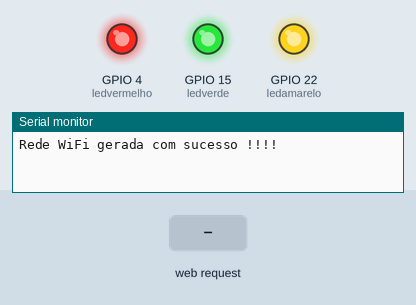
Recording of a sketch running on a simulated ESP32. On the bench: output pins drawn as LEDs (lit = HIGH), the last lines printed to the serial monitor. Inputs (shaded band) come from the test bench. Uploads are accepted with an empty reply.

Above: at 1.2 s.
1.3 s: HTTP request GET /?comando=pessoa_errada received
At 2.0 s:
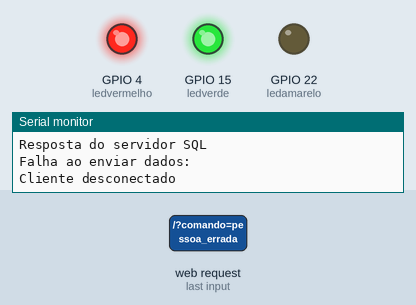
2.8 s: HTTP request GET /?comando=apagar_led received
At 3.1 s:
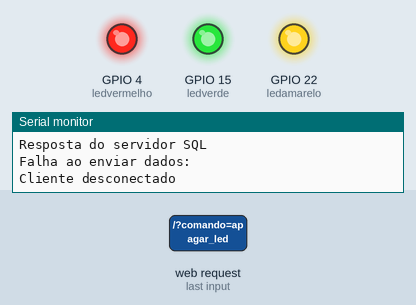
Timing chart, 0 to 5.8 s (numbered marks = the images above; inputs shaded):
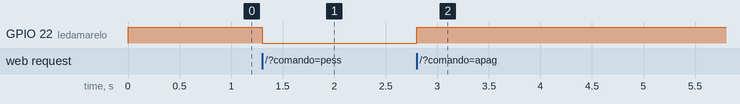

Measured:
- after the input at 1.3 s, GPIO 22 (ledamarelo): HIGH → LOW at once
- after the input at 2.8 s, GPIO 22 (ledamarelo): LOW → HIGH at once

The sketch:

esp_servidor_xamp.ino
```cpp
#include <WiFi.h>
#include <HTTPClient.h>  // Biblioteca para fazer requisições HTTP

#define ledvermelho 4  // Pino para LED vermelho (sensor de carbono)
#define ledverde 15     // Pino para LED verde (sensor de microfone)
#define ledamarelo 22   // Pino para LED amarelo (detecção de pessoa errada)

String resposta_cliente;
const char* nome = "Servidor3104"; // Nome da rede Wi-Fi
const char* senha = "12345678";    // Senha da rede Wi-Fi

WiFiServer server(600); // Cria o servidor na porta 600

void envia_sql(int red, int green, int yellow)
{
Serial.print("Enviando os leds: ");
Serial.print("Red: ");
Serial.print(red);
Serial.print(", Green: ");
Serial.print(green);
Serial.print(", Yellow: ");
Serial.println(yellow);


 HTTPClient http;
String serverPath = "http://192.168.4.2/estado_led.php?red=" + String(red) + "&green=" + String(green) + "&yellow=" + String(yellow);
Serial.println("caminho da requisição http");
Serial.println(serverPath);

 http.begin(serverPath.c_str());

int resposta_http = http.GET();
Serial.println("resposta obtida pelo http");
Serial.println(resposta_http);

    if (resposta_http > 0)
    {
      String resposta_string = http.getString();  // Lê a resposta
      Serial.println("Resposta do servidor SQL");
      Serial.println(resposta_string);             // Resposta do servidor

     if (resposta_string.indexOf("Dados inseridos com sucesso!") >= 0)
     {
        Serial.println("Dados enviados com sucesso ao servidor.");
      } else
      {
        Serial.println("Falha ao enviar dados: " + resposta_string);
      }

    }
    else {
      Serial.print("Erro na requisição: ");
      Serial.println(resposta_http);
    }

    http.end();

  }

void setup() {
  Serial.begin(115200);
  if (WiFi.softAP(nome, senha))
  {
    Serial.println("Rede WiFi gerada com sucesso !!!!");
  }
  else {
    Serial.println("Erro ao gerar a rede WiFi");
  }

  server.begin(); // Inicia o servidor

  // Define os pinos dos LEDs como saída
  pinMode(ledvermelho, OUTPUT);
  pinMode(ledverde, OUTPUT);
  pinMode(ledamarelo, OUTPUT);

  // Inicializa os LEDs como apagados
  digitalWrite(ledverde, 1);
  digitalWrite(ledvermelho, 1);
  digitalWrite(ledamarelo, 1);
}

void loop() {
  WiFiClient client = server.available(); // Verifica se há um cliente tentando conectar

  if (client) {
    Serial.println("Cliente conectado com sucesso");

    if (client.connected()) {
      if (client.available()) {
        String request = client.readStringUntil('\r'); // Lê a requisição completa
        client.flush(); // Limpa o buffer

        // Verifica os comandos recebidos
        if (request.indexOf("GET /?comando=pessoa_errada") >= 0) {
          Serial.println("Comando pessoa_errada detectado");
          digitalWrite(ledamarelo, 0); // Acende o LED amarelo
     envia_sql(digitalRead(ledvermelho),digitalRead(ledverde), digitalRead(ledamarelo));
        }
        else if (request.indexOf("GET /?comando=apagar_led") >= 0) {
          Serial.println("Comando apagar_led detectado");
          digitalWrite(ledamarelo, 1); // Apaga o LED amarelo
   envia_sql(digitalRead(ledvermelho),digitalRead(ledverde), digitalRead(ledamarelo));
        }
        else if (request.startsWith("carbono:")) {
          int carbono_analog = request.substring(8, request.length()).toInt();
          Serial.println("Valor do sensor de carbono recebido no servidor:");
          Serial.println(carbono_analog);
          if (carbono_analog > 100) {
            Serial.println("Acendeu LED de carbono");
            digitalWrite(ledvermelho, 0); // Acende o LED vermelho
            envia_sql(digitalRead(ledvermelho),digitalRead(ledverde), digitalRead(ledamarelo));  // Envia dados para o banco
          }
          else {
            digitalWrite(ledvermelho, 1); // Apaga o LED vermelho
            Serial.println("Apagou LED de carbono");
       envia_sql(digitalRead(ledvermelho),digitalRead(ledverde), digitalRead(ledamarelo));
          }
        }
        else if (request.startsWith("microfone:")) {
          int microfone_analog = request.substring(10, request.length()).toInt();
          Serial.println("Valor do microfone recebido no servidor:");
          Serial.println(microfone_analog);
          if (microfone_analog > 2000)
          {
            Serial.println("Acendeu LED do microfone");
            digitalWrite(ledverde, 0); // Acende o LED verde
     envia_sql(digitalRead(ledvermelho),digitalRead(ledverde), digitalRead(ledamarelo));
          }
          else {
            digitalWrite(ledverde, 1); // Apaga o LED verde
            Serial.println("Apagou LED do microfone");
           envia_sql(digitalRead(ledvermelho),digitalRead(ledverde), digitalRead(ledamarelo));
          }
        }

        client.println("HTTP/1.1 200 OK");
        client.println("Content-Type: text/html");
        client.println("Connection: close");
        client.println();
        client.println("<!DOCTYPE HTML>");
        client.println("<html><body>ESP32 Server</body></html>");

        Serial.println("Cliente desconectado");
      }
    }
  }
}
```
